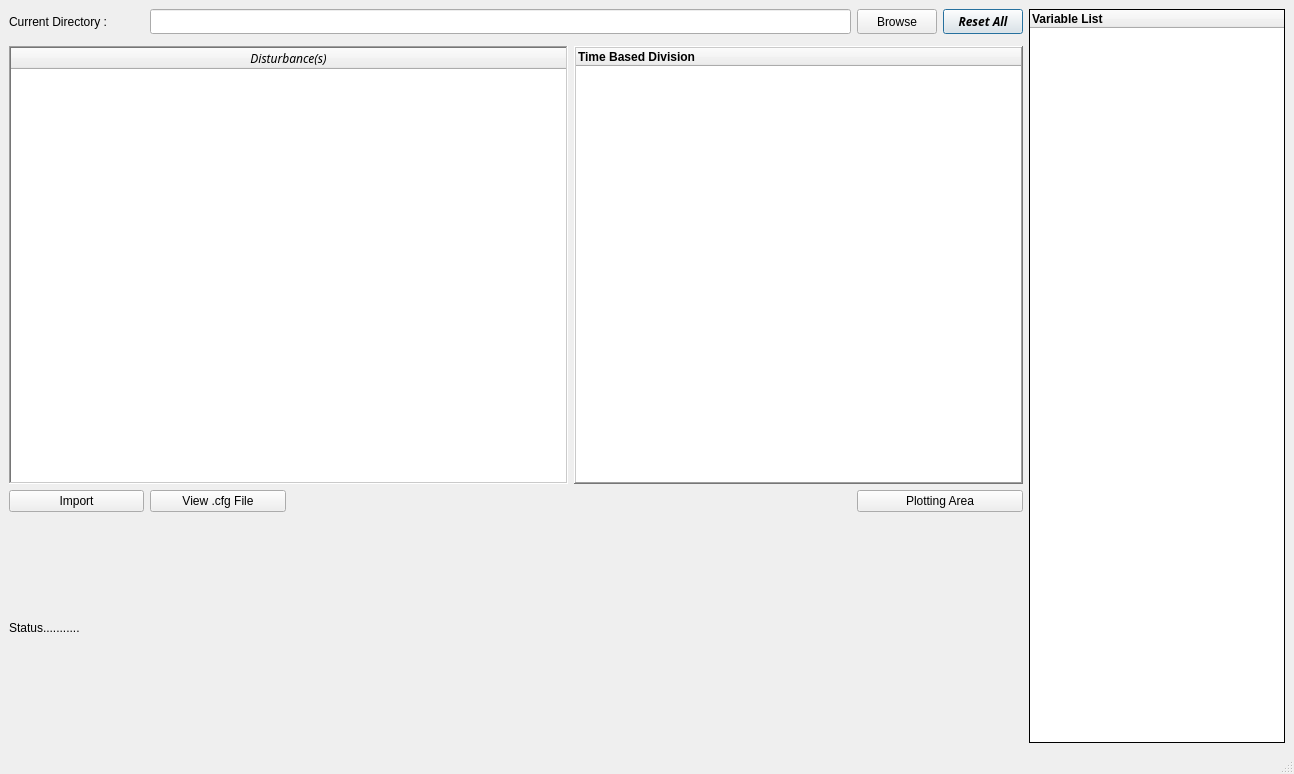
<?xml version="1.0" encoding="UTF-8"?>
<ui version="4.0">
 <class>MainWindow</class>
 <widget class="QMainWindow" name="MainWindow">
  <property name="geometry">
   <rect>
    <x>0</x>
    <y>0</y>
    <width>1294</width>
    <height>774</height>
   </rect>
  </property>
  <property name="windowTitle">
   <string>MainWindow</string>
  </property>
  <widget class="QWidget" name="centralwidget">
   <layout class="QGridLayout" name="gridLayout">
    <item row="0" column="8" rowspan="7">
     <widget class="QTreeWidget" name="treeWidget">
      <property name="sizePolicy">
       <sizepolicy hsizetype="Preferred" vsizetype="Preferred">
        <horstretch>0</horstretch>
        <verstretch>0</verstretch>
       </sizepolicy>
      </property>
      <property name="frameShape">
       <enum>QFrame::Box</enum>
      </property>
      <property name="frameShadow">
       <enum>QFrame::Plain</enum>
      </property>
      <property name="animated">
       <bool>true</bool>
      </property>
      <column>
       <property name="text">
        <string>Variable List</string>
       </property>
       <property name="font">
        <font>
         <weight>75</weight>
         <bold>true</bold>
        </font>
       </property>
       <property name="background">
        <color>
         <red>237</red>
         <green>212</green>
         <blue>0</blue>
        </color>
       </property>
      </column>
     </widget>
    </item>
    <item row="2" column="0" rowspan="2" colspan="4">
     <widget class="QTableWidget" name="tableWidget">
      <property name="sizePolicy">
       <sizepolicy hsizetype="Preferred" vsizetype="Preferred">
        <horstretch>1</horstretch>
        <verstretch>100</verstretch>
       </sizepolicy>
      </property>
      <property name="cursor" stdset="0">
       <cursorShape>CrossCursor</cursorShape>
      </property>
      <property name="mouseTracking">
       <bool>true</bool>
      </property>
      <property name="tabletTracking">
       <bool>true</bool>
      </property>
      <property name="frameShape">
       <enum>QFrame::WinPanel</enum>
      </property>
      <property name="frameShadow">
       <enum>QFrame::Sunken</enum>
      </property>
      <property name="sizeAdjustPolicy">
       <enum>QAbstractScrollArea::AdjustToContents</enum>
      </property>
      <property name="editTriggers">
       <set>QAbstractItemView::NoEditTriggers</set>
      </property>
      <property name="dragDropOverwriteMode">
       <bool>false</bool>
      </property>
      <property name="gridStyle">
       <enum>Qt::DashDotLine</enum>
      </property>
      <attribute name="horizontalHeaderShowSortIndicator" stdset="0">
       <bool>true</bool>
      </attribute>
      <attribute name="horizontalHeaderStretchLastSection">
       <bool>true</bool>
      </attribute>
      <attribute name="verticalHeaderStretchLastSection">
       <bool>true</bool>
      </attribute>
      <column>
       <property name="text">
        <string>Disturbance(s)</string>
       </property>
       <property name="font">
        <font>
         <family>Ubuntu Light</family>
         <italic>true</italic>
        </font>
       </property>
       <property name="textAlignment">
        <set>AlignCenter</set>
       </property>
      </column>
     </widget>
    </item>
    <item row="0" column="0">
     <widget class="QLabel" name="label">
      <property name="sizePolicy">
       <sizepolicy hsizetype="Minimum" vsizetype="Minimum">
        <horstretch>0</horstretch>
        <verstretch>0</verstretch>
       </sizepolicy>
      </property>
      <property name="text">
       <string>Current Directory : </string>
      </property>
     </widget>
    </item>
    <item row="2" column="4" rowspan="2" colspan="4">
     <widget class="QTreeWidget" name="treeWidget_2">
      <property name="sizePolicy">
       <sizepolicy hsizetype="Preferred" vsizetype="Preferred">
        <horstretch>0</horstretch>
        <verstretch>0</verstretch>
       </sizepolicy>
      </property>
      <property name="frameShape">
       <enum>QFrame::WinPanel</enum>
      </property>
      <property name="frameShadow">
       <enum>QFrame::Raised</enum>
      </property>
      <column>
       <property name="text">
        <string>Time Based Division</string>
       </property>
       <property name="font">
        <font>
         <weight>75</weight>
         <bold>true</bold>
        </font>
       </property>
       <property name="background">
        <color>
         <red>206</red>
         <green>92</green>
         <blue>0</blue>
        </color>
       </property>
      </column>
     </widget>
    </item>
    <item row="0" column="1" colspan="5">
     <widget class="QLineEdit" name="txtPath">
      <property name="sizePolicy">
       <sizepolicy hsizetype="Preferred" vsizetype="Preferred">
        <horstretch>100</horstretch>
        <verstretch>0</verstretch>
       </sizepolicy>
      </property>
      <property name="text">
       <string/>
      </property>
     </widget>
    </item>
    <item row="4" column="1">
     <widget class="QPushButton" name="view_cfg_file">
      <property name="sizePolicy">
       <sizepolicy hsizetype="Minimum" vsizetype="Minimum">
        <horstretch>0</horstretch>
        <verstretch>0</verstretch>
       </sizepolicy>
      </property>
      <property name="text">
       <string>View .cfg File</string>
      </property>
     </widget>
    </item>
    <item row="5" column="0" colspan="5">
     <widget class="QLabel" name="lblResult">
      <property name="sizePolicy">
       <sizepolicy hsizetype="Minimum" vsizetype="Minimum">
        <horstretch>100</horstretch>
        <verstretch>100</verstretch>
       </sizepolicy>
      </property>
      <property name="text">
       <string>Status...........</string>
      </property>
     </widget>
    </item>
    <item row="4" column="0">
     <widget class="QPushButton" name="import_2">
      <property name="sizePolicy">
       <sizepolicy hsizetype="Minimum" vsizetype="Minimum">
        <horstretch>0</horstretch>
        <verstretch>0</verstretch>
       </sizepolicy>
      </property>
      <property name="text">
       <string>Import</string>
      </property>
     </widget>
    </item>
    <item row="0" column="7">
     <widget class="QPushButton" name="reset_all">
      <property name="sizePolicy">
       <sizepolicy hsizetype="Preferred" vsizetype="Preferred">
        <horstretch>0</horstretch>
        <verstretch>0</verstretch>
       </sizepolicy>
      </property>
      <property name="font">
       <font>
        <family>Ume P Mincho</family>
        <weight>75</weight>
        <italic>true</italic>
        <bold>true</bold>
       </font>
      </property>
      <property name="cursor">
       <cursorShape>ForbiddenCursor</cursorShape>
      </property>
      <property name="text">
       <string>Reset All</string>
      </property>
      <property name="autoDefault">
       <bool>false</bool>
      </property>
      <property name="default">
       <bool>true</bool>
      </property>
      <property name="flat">
       <bool>false</bool>
      </property>
     </widget>
    </item>
    <item row="0" column="6">
     <widget class="QPushButton" name="btnBrowse">
      <property name="sizePolicy">
       <sizepolicy hsizetype="Minimum" vsizetype="Minimum">
        <horstretch>0</horstretch>
        <verstretch>0</verstretch>
       </sizepolicy>
      </property>
      <property name="text">
       <string>Browse</string>
      </property>
     </widget>
    </item>
    <item row="4" column="6" colspan="2">
     <widget class="QPushButton" name="view_parameters">
      <property name="sizePolicy">
       <sizepolicy hsizetype="Minimum" vsizetype="Minimum">
        <horstretch>0</horstretch>
        <verstretch>0</verstretch>
       </sizepolicy>
      </property>
      <property name="text">
       <string>Plotting Area</string>
      </property>
     </widget>
    </item>
   </layout>
  </widget>
  <widget class="QMenuBar" name="menubar">
   <property name="geometry">
    <rect>
     <x>0</x>
     <y>0</y>
     <width>1294</width>
     <height>22</height>
    </rect>
   </property>
  </widget>
  <widget class="QStatusBar" name="statusbar"/>
 </widget>
 <resources/>
 <connections/>
</ui>
